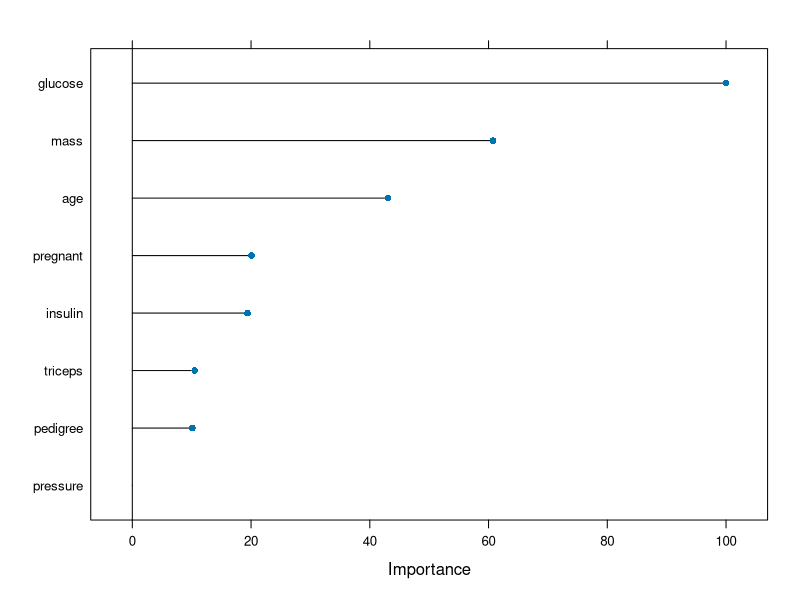
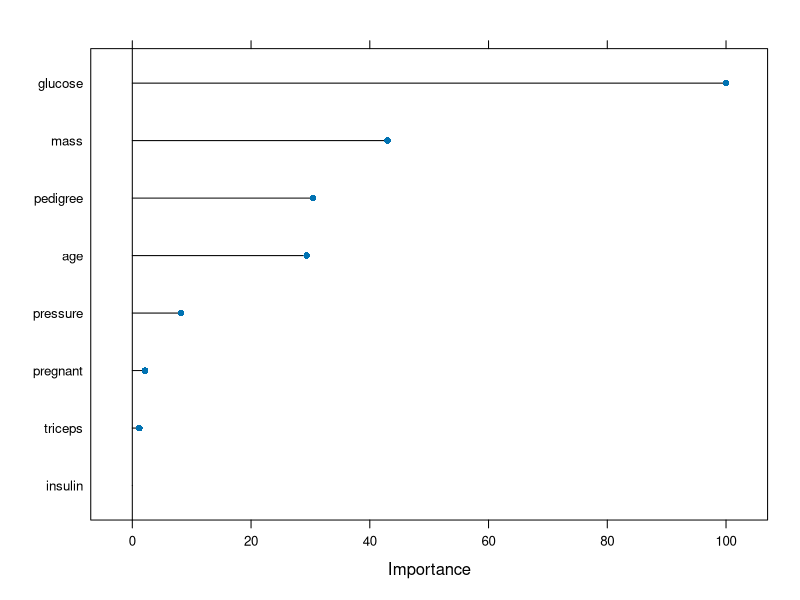
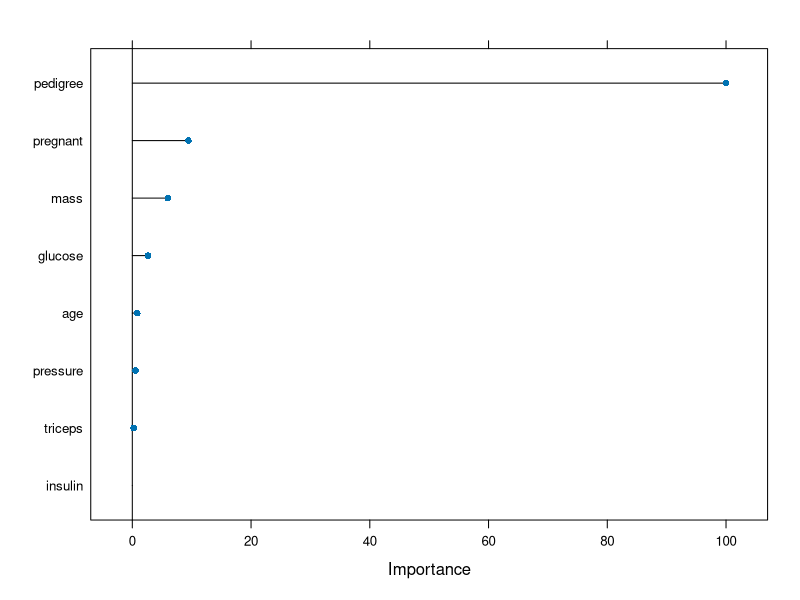

Source code (R) for these figures, in order: (Note: this script raises an error after producing the figures.)
## ---- chunk 1
knitr::opts_chunk$set(message = FALSE, warning = FALSE)
## ---- chunk 2
library(mlbench)
library(tidyverse)
library(caret)
data(PimaIndiansDiabetes)
df <- tibble(PimaIndiansDiabetes)
## ---- chunk 3
#Data Preparation 

# Set the target variable
df <- df %>% rename(target=diabetes)

# Handle missing values
df = drop_na(df)

splitIndex <- createDataPartition(df$target, p = .70, 
                                  list = FALSE)
df_train <- df[ splitIndex,]
df_test <- df[-splitIndex,]
## ---- chunk 4
#Decision Tree 

model1 <- train(target~., data=df_train, 
                method = "rpart2",
                maxdepth=3)
pred <- predict(model1, df_test)
cm <- confusionMatrix(data = pred, reference = df_test$target, positive = "pos")
cm$overall[1]
## ---- chunk 5
varImp(model1)
## ---- chunk 6
#Tree
plot(varImp(model1))
## ---- chunk 7
#Random Forest 

model2 <- train(target~., data=df_train, 
                method = "rf",
                ntree = 1000) 
pred <- predict(model2, df_test)
cm <- confusionMatrix(data = pred, reference = df_test$target, positive = "pos")
cm$overall[1]
## ---- chunk 8
#Variable Importance of model2
varImp(model2)
## ---- chunk 9
# Forest
plot(varImp(model2))
## ---- chunk 10
library(glmnet)

model3 <- train(target~., data=df_train, 
                method = "glmnet",
                maxdepth=5)
pred <- predict(model3, df_test)
cm <- confusionMatrix(data = pred, reference = df_test$target, positive = "pos")
cm$overall[1]
## ---- chunk 11
varImp(model3)
## ---- chunk 12
plot(varImp(model3))
## ---- chunk 13
model4 <- train(target~., data=df_train, 
                method = "pls")
pred <- predict(model4, df_test)
cm <- confusionMatrix(data = pred, reference = df_test$target, positive = "pos")
cm$overall[1] 
## ---- chunk 14
varImp(model4)
## ---- chunk 15
plot(varImp(model4))
## ---- chunk 16
model5 <- train(target~., data=df_train, 
                method = "glmboost")
pred <- predict(model5, df_test)
cm <- confusionMatrix(data = pred, reference = df_test$target, positive = "pos")
cm$overall[1] 
## ---- chunk 17
varImp(model5)
## ---- chunk 18
plot(varImp(model5))
